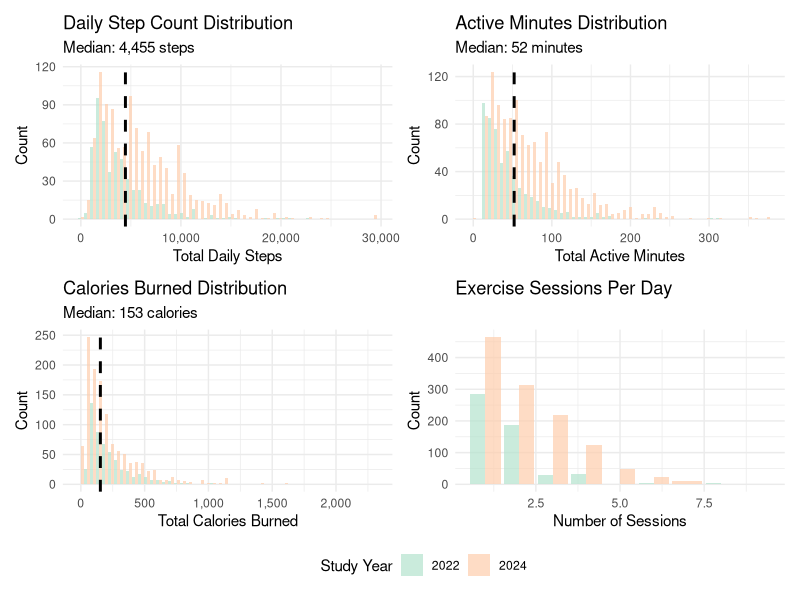
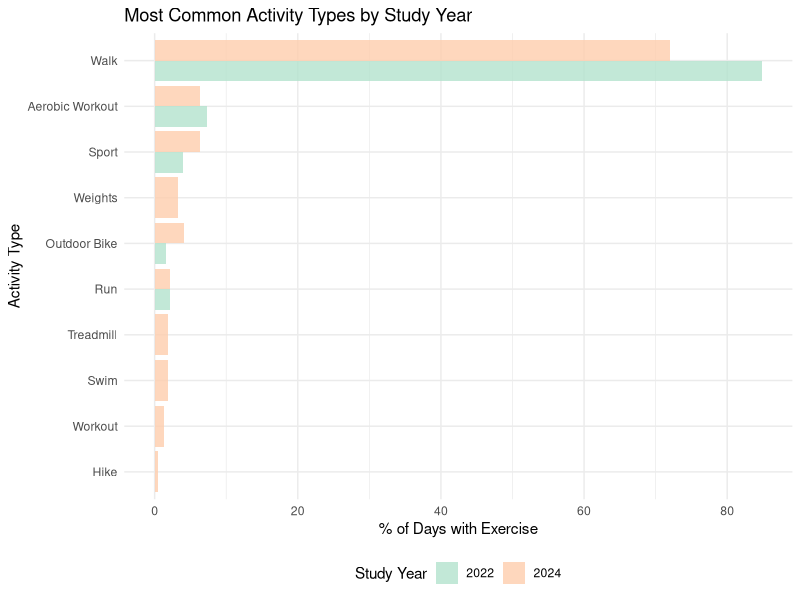
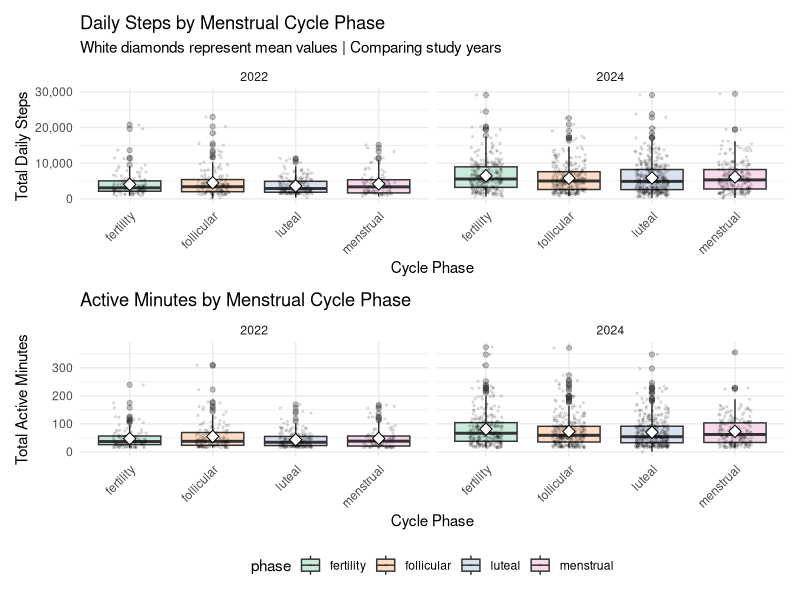
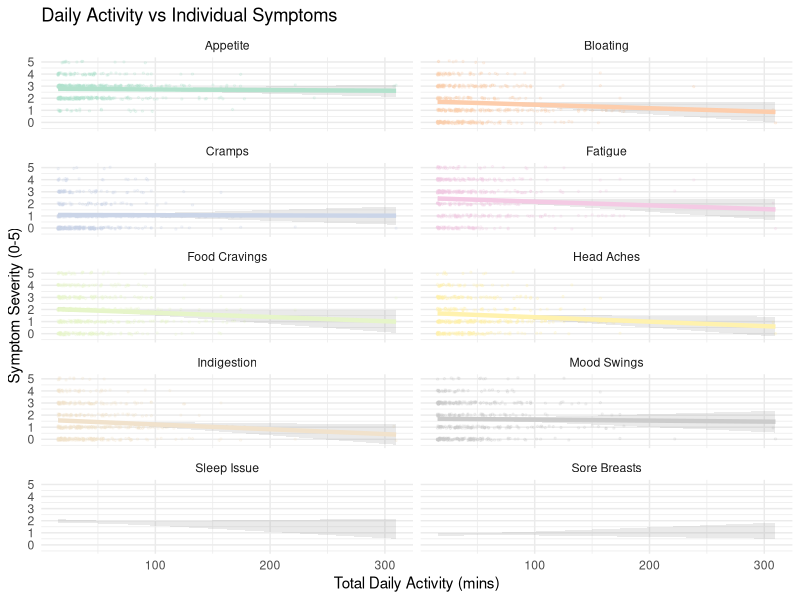
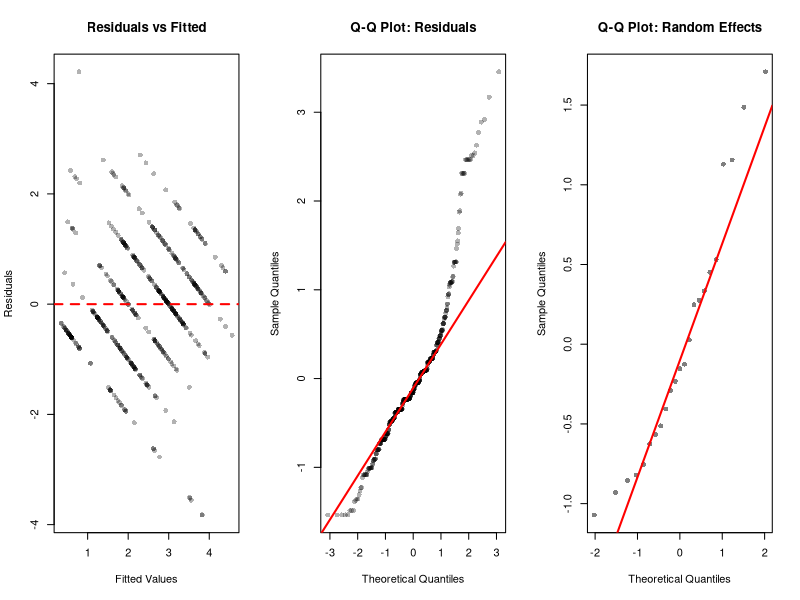

These charts were generated, in order, by the following R code:
## ---- chunk 1
# Loading libraries
library(tidyverse)
library(lme4)
library(lmerTest)
library(broom.mixed)
library(knitr)
library(kableExtra)
library(patchwork)
library(scales)

# Setting plot theme
theme_set(theme_minimal() + theme(legend.position = "bottom"))
options(
  ggplot2.discrete.colour = function(...) scale_colour_brewer(..., palette = "Pastel2"),
  ggplot2.discrete.fill   = function(...) scale_fill_brewer(..., palette = "Pastel2"),

  ggplot2.continuous.colour = function(...) scale_colour_distiller(..., palette = "PuRd"),
  ggplot2.continuous.fill   = function(...) scale_fill_distiller(..., palette = "PuRd")
)
## ---- chunk 2
# Outlier check: Identifying and viewing extreme observations
extreme_obs = read.csv("./clean_data/all_daily_data.csv") |> 
  distinct(id, study_interval, day_in_study, .keep_all = TRUE) |> 
  filter(total_steps >= 50000 | # unlikely to complete more than 50000 steps a day
         total_active_min >= 1440 | # cannot have active exercise minutes for more than 24 hours
         total_calories >= 10000) |> # unlikely to burn more than 10000 calories in a day
  select(id, study_interval, day_in_study, 
         total_steps, total_active_min, total_calories) |> 
  arrange(desc(total_steps))

# Displaying extreme observations
  kable(extreme_obs,
        caption = "Outliers with Extreme Values",
        col.names = c("ID", "Year", "Day", "Steps", "Active Min", 
                     "Calories")) |> 
  kable_styling(bootstrap_options = c("striped", "hover"))
## ---- chunk 3
# Loading data
all_daily_data = read.csv("./clean_data/all_daily_data.csv") |> 
  distinct(id, study_interval, day_in_study, .keep_all = TRUE)

# Exercise descriptives
overall_desc = all_daily_data |> 
  summarise(
    Variable = c("Daily Steps", "Active Minutes/Day", "Calories Burned", 
                 "Exercise Sessions/Day", "Days with Activity (%)"),
    Mean = c(mean(total_steps, na.rm = TRUE),
             mean(total_active_min, na.rm = TRUE),
             mean(total_calories, na.rm = TRUE),
             mean(n_sessions, na.rm = TRUE),
             NA),
    SD = c(sd(total_steps, na.rm = TRUE),
           sd(total_active_min, na.rm = TRUE),
           sd(total_calories, na.rm = TRUE),
           sd(n_sessions, na.rm = TRUE),
           NA),
    Median = c(median(total_steps, na.rm = TRUE),
               median(total_active_min, na.rm = TRUE),
               median(total_calories, na.rm = TRUE),
               median(n_sessions, na.rm = TRUE),
               NA),
    IQR = c(IQR(total_steps, na.rm = TRUE),
            IQR(total_active_min, na.rm = TRUE),
            IQR(total_calories, na.rm = TRUE),
            IQR(n_sessions, na.rm = TRUE),
            NA),
    Percent = c(NA, NA, NA, NA,
                mean(exercised_flag > 0, na.rm = TRUE) * 100)
  ) |> 
  mutate(
    Mean = ifelse(!is.na(Mean), sprintf("%.1f", Mean), ""),
    SD = ifelse(!is.na(SD), sprintf("%.1f", SD), ""),
    Median = ifelse(!is.na(Median), sprintf("%.1f", Median), ""),
    IQR = ifelse(!is.na(IQR), sprintf("%.1f", IQR), ""),
    Percent = ifelse(!is.na(Percent), sprintf("%.1f%%", Percent), "")
  )

kable(overall_desc,
      caption = "Descriptive Statistics: Exercise Metrics",
      align = c("l", "r", "r", "r", "r", "r")) %>%
  kable_styling(bootstrap_options = c("striped", "hover"), full_width = FALSE)
## ---- chunk 4
# Comparison by study year
year_comp = all_daily_data |> 
  group_by(study_interval) |> 
  summarise(
    `N Days` = n(),
    `N Participants` = n_distinct(id),
    `Mean Steps` = round(mean(total_steps, na.rm = TRUE), 0),
    `SD Steps` = round(sd(total_steps, na.rm = TRUE), 0),
    `Mean Active Min` = round(mean(total_active_min, na.rm = TRUE), 1),
    `SD Active Min` = round(sd(total_active_min, na.rm = TRUE), 1),
    `% Days Active` = round(mean(exercised_flag, na.rm = TRUE) * 100, 1)
  ) |> 
  rename(Year = study_interval)

kable(year_comp,
      caption = "Exercise Metrics by Study Year",
      align = c("c", rep("r", 7))) %>%
  kable_styling(bootstrap_options = c("striped", "hover"), full_width = FALSE)
## ---- chunk 5
# Symptom descriptives
symptom_desc = all_daily_data |> 
  summarise(
    across(c(appetite_score, headaches_score, cramps_score, sorebreasts_score, fatigue_score, sleepissue_score, moodswing_score, foodcravings_score, indigestion_score, bloating_score),
           list(mean = ~mean(.x, na.rm = TRUE),
                sd = ~sd(.x, na.rm = TRUE),
                median = ~median(.x, na.rm = TRUE)),
           .names = "{.col}_{.fn}")
  ) |> 
  pivot_longer(everything(),
               names_to = c("symptom", ".value"),
               names_pattern = "(.+)_score_(.+)") %>%
  mutate(
    symptom = str_to_title(str_replace_all(symptom, "_", " ")),
    across(where(is.numeric), ~round(.x, 2))
  )

kable(symptom_desc,
      col.names = c("Symptom", "Mean", "SD", "Median"),
      caption = "Descriptive Statistics: Symptom Severity (Scale 0-5)",
      align = c("l", "r", "r", "r")) %>%
  kable_styling(bootstrap_options = c("striped", "hover"), full_width = FALSE)
## ---- chunk 6

exercise_analysis = all_daily_data

# Distribution of daily step count
p1 = ggplot(exercise_analysis |> filter(total_steps > 0, total_steps < 50000), 
             aes(x = total_steps, fill = factor(study_interval))) +
  geom_histogram(bins = 50, alpha = 0.7, position = "dodge") +
  geom_vline(xintercept = median(exercise_analysis$total_steps[exercise_analysis$total_steps > 0], na.rm = TRUE),
             linetype = "dashed", color = "black", linewidth = 1) +
  labs(title = "Daily Step Count Distribution",
       subtitle = paste("Median:", 
                       scales::comma(round(median(exercise_analysis$total_steps[exercise_analysis$total_steps > 0], na.rm = TRUE))), 
                       "steps"),
       x = "Total Daily Steps",
       y = "Count",
       fill = "Study Year") +
  scale_x_continuous(labels = scales::comma)

# Active minutes distribution
p2 = ggplot(exercise_analysis |> filter(total_active_min > 0), 
             aes(x = total_active_min, fill = factor(study_interval))) +
  geom_histogram(bins = 50, alpha = 0.7, position = "dodge") +
  geom_vline(xintercept = median(exercise_analysis$total_active_min[exercise_analysis$total_active_min > 0], na.rm = TRUE),
             linetype = "dashed", color = "black", linewidth = 1) +
  labs(title = "Active Minutes Distribution",
       subtitle = paste("Median:", 
                       round(median(exercise_analysis$total_active_min[exercise_analysis$total_active_min > 0], na.rm = TRUE), 1), 
                       "minutes"),
       x = "Total Active Minutes",
       y = "Count",
       fill = "Study Year")

# Calories Burned Distribution
p3 = ggplot(exercise_analysis |> filter(total_calories > 0), 
             aes(x = total_calories, fill = factor(study_interval))) +
  geom_histogram(bins = 50, alpha = 0.7, position = "dodge") +
  geom_vline(xintercept = median(exercise_analysis$total_calories[exercise_analysis$total_calories > 0], na.rm = TRUE),
             linetype = "dashed", color = "black", linewidth = 1) +
  labs(title = "Calories Burned Distribution",
       subtitle = paste("Median:", 
                       scales::comma(round(median(exercise_analysis$total_calories[exercise_analysis$total_calories > 0], na.rm = TRUE))), 
                       "calories"),
       x = "Total Calories Burned",
       y = "Count",
       fill = "Study Year") +
  scale_x_continuous(labels = scales::comma)

# Exercise Sessions Per Day
p4 = ggplot(exercise_analysis |> filter(n_sessions > 0), 
             aes(x = n_sessions, fill = factor(study_interval))) +
  geom_bar(alpha = 0.7, position = "dodge") +
  labs(title = "Exercise Sessions Per Day",
       x = "Number of Sessions",
       y = "Count",
       fill = "Study Year")

(p1 + p2) / (p3 + p4) + 
  plot_layout(guides = "collect")

## ---- chunk 7
# Preparing activity types data
activities_long = exercise_analysis |> 
  filter(!is.na(activity_types), activity_types != "", activity_types != "NA") |> 
  select(id, study_interval, day_in_study, activity_types) |> 
  mutate(
    # Clean activity types column
    activity_types = str_replace_all(activity_types, "\\n", ","),
    activity_types = str_replace_all(activity_types, "\"", "")
  ) |> 
  # Split comma-separated activities into rows
  separate_rows(activity_types, sep = ",") |> 
  mutate(
    activity_types = str_trim(activity_types),
    activity_types = str_to_title(activity_types)
  ) |> 
  filter(activity_types != "", activity_types != "Na")

activities_long

# Counting activities by year
activity_counts = activities_long |> 
  group_by(study_interval, activity_types) |> 
  summarise(n_days = n(), .groups = "drop") |> 
  group_by(study_interval) |> 
  mutate(pct = n_days / sum(n_days) * 100) |> 
  ungroup()

# Getting top 10 activities
top_activities = activity_counts |> 
  group_by(activity_types) |> 
  summarise(total = sum(n_days)) |> 
  arrange(desc(total)) |> 
  slice(1:10) |> 
  pull(activity_types)

activity_counts_top = activity_counts |> 
  filter(activity_types %in% top_activities)

# Plot: Activity type frequency by year
p1 = ggplot(activity_counts_top, 
             aes(x = reorder(activity_types, pct), y = pct, 
                 fill = factor(study_interval))) +
  geom_col(position = "dodge", alpha = 0.8) +
  coord_flip() +
  labs(title = "Most Common Activity Types by Study Year",
       x = "Activity Type",
       y = "% of Days with Exercise",
       fill = "Study Year") +
  theme_minimal() +
  theme(legend.position = "bottom")

p1
## ---- chunk 8

p1 = ggplot(exercise_analysis |> filter(!is.na(phase), total_steps > 0, total_steps < 50000), 
             aes(x = phase, y = total_steps, fill = phase)) +
  geom_boxplot(alpha = 0.7, outlier.alpha = 0.3) +
  geom_jitter(width = 0.2, alpha = 0.1, size = 0.5) +
  stat_summary(fun = mean, geom = "point", shape = 23, size = 3, fill = "white") +
  facet_wrap(~study_interval, ncol = 2) +  # Side by side
  labs(title = "Daily Steps by Menstrual Cycle Phase",
       subtitle = "White diamonds represent mean values | Comparing study years",
       x = "Cycle Phase",
       y = "Total Daily Steps") +
  scale_y_continuous(labels = comma) +
  theme(legend.position = "bottom",
        axis.text.x = element_text(angle = 45, hjust = 1))

p2 = ggplot(exercise_analysis |> filter(!is.na(phase), total_active_min > 0), 
             aes(x = phase, y = total_active_min, fill = phase)) +
  geom_boxplot(alpha = 0.7, outlier.alpha = 0.3) +
  geom_jitter(width = 0.2, alpha = 0.1, size = 0.5) +
  stat_summary(fun = mean, geom = "point", shape = 23, size = 3, fill = "white") +
  facet_wrap(~study_interval, ncol = 2) +
  labs(title = "Active Minutes by Menstrual Cycle Phase",
       x = "Cycle Phase",
       y = "Total Active Minutes") +
  theme(legend.position = "bottom",
        axis.text.x = element_text(angle = 45, hjust = 1))

p1 / p2 + plot_layout(guides = "collect")
## ---- chunk 9
symptoms_long = exercise_analysis |> 
  filter(total_active_min > 0) |> 
  select(id, total_active_min, appetite_score, headaches_score, sorebreasts_score, sleepissue_score, cramps_score, fatigue_score, 
         headaches_score, moodswing_score, foodcravings_score, indigestion_score, bloating_score) |> 
  pivot_longer(cols = ends_with("_score"), 
               names_to = "symptom", 
               values_to = "severity") |> 
  filter(!is.na(severity)) |> 
  mutate(symptom = case_when(
    symptom == "appetite_score" ~ "Appetite",
    symptom == "headaches_score" ~"Head Aches",
    symptom == "sorebreasts_score" ~ "Sore Breasts",
    symptom == "sleepissue_score" ~ "Sleep Issue",
    symptom == "cramps_score" ~ "Cramps",
    symptom == "fatigue_score" ~ "Fatigue",
    symptom == "headaches_score" ~ "Headaches",
    symptom == "moodswing_score" ~ "Mood Swings",
    symptom == "foodcravings_score" ~ "Food Cravings",
    symptom == "indigestion_score" ~ "Indigestion",
    symptom == "bloating_score" ~ "Bloating"
  ))

p4 = ggplot(symptoms_long, 
             aes(x = total_active_min, y = severity, color = symptom)) +
  geom_jitter(alpha = 0.2, size = 0.5, height = 0.1) +
  geom_smooth(method = "lm", se = TRUE, linewidth = 1.5, alpha = 0.2) +
  facet_wrap(~symptom, ncol = 2) +
  labs(title = "Daily Activity vs Individual Symptoms",
       x = "Total Daily Activity (mins)",
       y = "Symptom Severity (0-5)") +
  scale_x_continuous(labels = comma) +
  scale_y_continuous(breaks = 0:5) +
  theme(legend.position = "none")

p4
## ---- chunk 10

# Model 1: Exercise → cramps
model_cramps = lmer(cramps_score ~ total_active_min + phase + (1|id), 
                     data = exercise_analysis,
                     REML = FALSE)
summary(model_cramps)

# Model 2: Exercise → fatigue
model_fatigue = lmer(fatigue_score ~ total_active_min + phase + (1|id), 
                     data = exercise_analysis,
                     REML = FALSE)
summary(model_fatigue)

# Model 3: Exercise → headaches
model_headaches = lmer(headaches_score ~ total_active_min + phase + (1|id), 
                     data = exercise_analysis,
                     REML = FALSE)
summary(model_headaches)

# Model 4: Exercise → mood swings
model_mood = lmer(moodswing_score ~ total_active_min + phase + (1|id), 
                     data = exercise_analysis,
                     REML = FALSE)
summary(model_mood)

# Model 5: Exercise → sleep issues
model_sleep = lmer(sleepissue_score ~ total_active_min + phase + (1|id), 
                     data = exercise_analysis,
                     REML = FALSE)
summary(model_sleep)

# Model 6: Exercise → bloating
model_bloating = lmer(bloating_score ~ total_active_min + phase + (1|id), 
                     data = exercise_analysis,
                     REML = FALSE)
summary(model_bloating)

# Model 7: Exercise → appetite
model_appetite = lmer(appetite_score ~ total_active_min + phase + (1|id), 
                     data = exercise_analysis,
                     REML = FALSE)
summary(model_appetite)

# Model 8: Exercise → sore breasts
model_sorebreasts = lmer(sorebreasts_score ~ total_active_min + phase + (1|id), 
                     data = exercise_analysis,
                     REML = FALSE)
summary(model_sorebreasts)

# Model 9: Exercise → food cravings
model_foodcravings = lmer(foodcravings_score ~ total_active_min + phase + (1|id), 
                     data = exercise_analysis,
                     REML = FALSE)
summary(model_foodcravings)

# Model 10: Exercise → indigestion
model_indigestion = lmer(indigestion_score ~ total_active_min + phase + (1|id), 
                     data = exercise_analysis,
                     REML = FALSE)
summary(model_indigestion)

## ---- chunk 11
# Cleaning results:
# Extract coefficients for exercise effect
results_summary = bind_rows(
  tidy(model_cramps, effects = "fixed") %>% mutate(outcome = "Cramps"),
  tidy(model_fatigue, effects = "fixed") %>% mutate(outcome = "Fatigue"),
  tidy(model_headaches, effects = "fixed") %>% mutate(outcome = "Head Aches"),
  tidy(model_mood, effects = "fixed") %>% mutate(outcome = "Mood Swings"),
  tidy(model_sleep, effects = "fixed") %>% mutate(outcome = "Sleep Issues"),
  tidy(model_bloating, effects = "fixed") %>% mutate(outcome = "Bloating"),
  tidy(model_appetite, effects = "fixed") %>% mutate(outcome = "Appetite"),
  tidy(model_indigestion, effects = "fixed") %>% mutate(outcome = "Indigestion"),
  tidy(model_sorebreasts, effects = "fixed") %>% mutate(outcome = "Sore breasts"),
  tidy(model_foodcravings, effects = "fixed") %>% mutate(outcome = "Food cravings")
) %>%
  filter(term == "total_active_min") %>%
  select(outcome, estimate, std.error, statistic, p.value) %>%
  mutate(
    significant = ifelse(p.value < 0.05, "Yes", "No"),
    p.value = format.pval(p.value, digits = 3, eps = 0.001)
  )

knitr::kable(results_summary)
## ---- chunk 12

# Three essential plots
par(mfrow = c(1, 3))

# 1. Residuals vs Fitted (linearity + homoscedasticity)
plot(fitted(model_fatigue), resid(model_fatigue),
     xlab = "Fitted Values", ylab = "Residuals",
     main = "Residuals vs Fitted",
     pch = 16, col = rgb(0, 0, 0, 0.3))
abline(h = 0, col = "red", lty = 2, lwd = 2)

# 2. Q-Q Plot (normality of residuals)
qqnorm(resid(model_cramps), main = "Q-Q Plot: Residuals",
       pch = 16, col = rgb(0, 0, 0, 0.3))
qqline(resid(model_cramps), col = "red", lwd = 2)

# 3. Q-Q Plot (normality of random effects)
qqnorm(ranef(model_cramps)$id[,1], main = "Q-Q Plot: Random Effects",
       pch = 16, col = rgb(0, 0, 0, 0.5))
qqline(ranef(model_cramps)$id[,1], col = "red", lwd = 2)

par(mfrow = c(1, 1))
